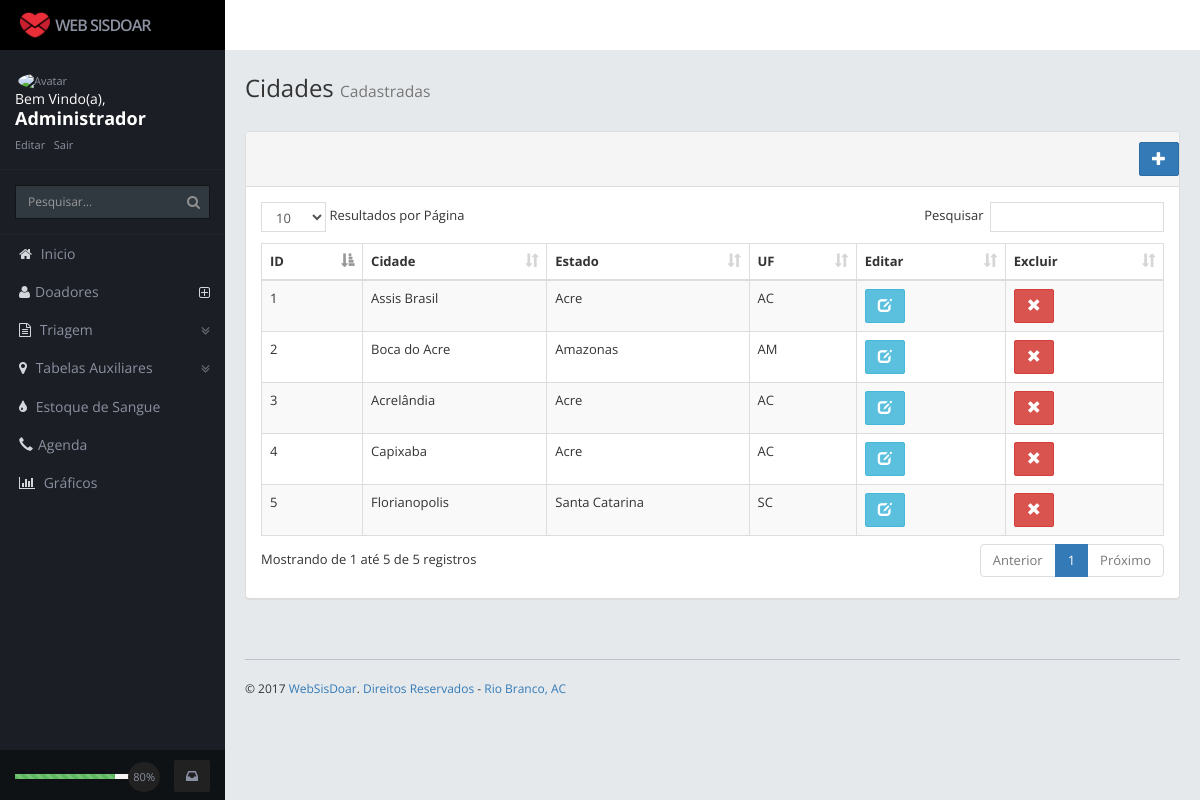
The app's page /pages/localizar/lista_cidades.php with its own data.
### tables this page shows
CREATE TABLE `cidade` (
  `idcidade` int(11) NOT NULL AUTO_INCREMENT,
  `descricao` varchar(45) NOT NULL,
  `estado_idestado` int(11) DEFAULT NULL,
  PRIMARY KEY (`idcidade`),
  KEY `fk_cidade_estado_idx` (`estado_idestado`),
  CONSTRAINT `fk_cidade_estado` FOREIGN KEY (`estado_idestado`) REFERENCES `estado` (`idestado`) ON DELETE NO ACTION ON UPDATE NO ACTION
);

CREATE TABLE `estado` (
  `idestado` int(11) NOT NULL AUTO_INCREMENT,
  `nome` varchar(45) DEFAULT NULL,
  `uf` varchar(45) DEFAULT NULL,
  PRIMARY KEY (`idestado`)
);

### pages/localizar/lista_cidades.php (the view, shortened to what this page needs)
<?php
include '../../config/conexao.php';
?>
<!DOCTYPE html>
<html>
    <head>
        <?php
        include '../../layout/cabecalho.php';
        ?>
    </head>
    <body>
        <div class="body content rows scroll-y">
            <div class="page-heading animated fadeInDownBig">
                <h1> Cidades <small>Cadastradas</small></h1>
            </div>
            <div class="table-responsive">
                <div class="panel panel-default">
                    <div class="panel-heading">
                        <div class="row">
                            <a href="cadastrar_cidade.php" class="btn btn-primary pull-right"><i class="glyphicon glyphicon-plus"></i></a>
                        </div>
                    </div>
                    <div class="panel-body">
                        <table width="100%" class="table table-striped table-bordered table-hover" id="table_cidade">
                            <thead>
                                <tr>
                                    <th>ID</th>
                                    <th>Cidade</th>
                                    <th>Estado</th>
                                    <th>UF</th>
                                    <th>Editar</th>
                                    <th>Excluir</th>
                                </tr>
                            </thead>
                            <tbody>
                                <?php
                                $sql = ("select idcidade, descricao, nome, uf from cidade c, estado e where c.estado_idestado = e.idestado;");
                                foreach ($con->query($sql) as $row) {
                                    ?>
                                    <tr>
                                        <td><?php echo $row['idcidade']; ?></td>
                                        <td><?php echo $row['descricao']; ?></td>
                                        <td><?php echo $row['nome']; ?></td>
                                        <td><?php echo $row['uf']; ?></td>
                                        <td>
                                            <?php echo "<a class='btn btn-info' href='edit_user.php?id=" . $row['idcidade'] . "'><i class='glyphicon glyphicon-edit'></i></a>"; ?>
                                        </td>
                                        <td>
                                            <?php echo "<a href='#' class='btn btn-danger' id='excluir' rel='" . $row['idcidade'] . "'><i class='glyphicon glyphicon-remove'></i></a>"; ?>
                                        </td>
                                    </tr>
                                    <?php
                                }
                                ?>
                            </tbody>
                        </table>
                    </div>
                </div>
            </div>
            <?php
            include '../../layout/rodape.php';
            ?>
    </body>
</html>

### assets/css/style.css (style rules this page uses)
body { background: #fff; padding-top: 50px; margin: 0; -webkit-text-size-adjust: 100%; font-family: 'Open Sans', Arial; }
h1,h2,h3,h4,h5,h6 { font-family: 'Open Sans', Arial; }
.table > thead > tr > th { vertical-align: middle; border-bottom: 1px solid #dddddd; }
.btn { border-radius: 2px; }
.rows, .col, .page { overflow: hidden; position: absolute; }
.rows { left: 0; right: 0; }
.scroll-y { overflow-y: auto; -webkit-overflow-scrolling: touch; }
.body.rows { top: 50px; bottom: 50px; }
.body.content.rows { top: 50px; bottom: 0px; background: #E5E9EC; padding: 20px; font-size: 13px; }
.page-heading { margin: 0px 0 25px; padding: 5px 0; }
.page-heading h1 { margin: 0; padding: 0; font-weight: 400; font-size: 24px; }

### records on screen
cidade: idcidade "1", descricao "Assis Brasil", estado_idestado.nome "Acre", estado_idestado.uf "AC"
cidade: idcidade "2", descricao "Boca do Acre", estado_idestado.nome "Amazonas", estado_idestado.uf "AM"
cidade: idcidade "3", descricao "Acrelândia", estado_idestado.nome "Acre", estado_idestado.uf "AC"
cidade: idcidade "4", descricao "Capixaba", estado_idestado.nome "Acre", estado_idestado.uf "AC"
cidade: idcidade "5", descricao "Florianopolis", estado_idestado.nome "Santa Catarina", estado_idestado.uf "SC"
